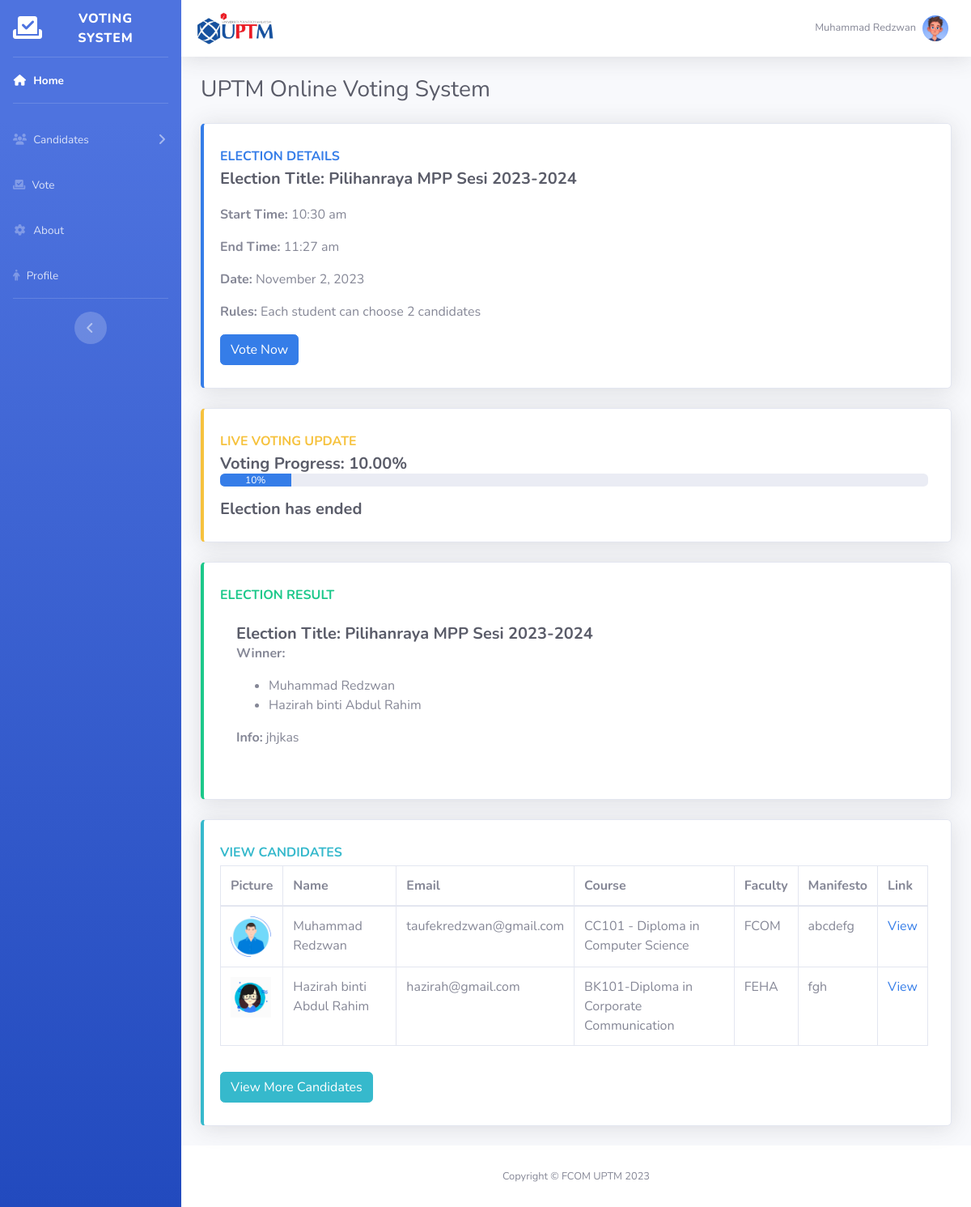
The app's page /index.php (signed in) with its own data.
### tables this page shows
CREATE TABLE `student` (
  `studentId` int(11) NOT NULL,
  `studentPic` varchar(255) NOT NULL,
  `studentName` varchar(80) NOT NULL,
  `email` varchar(100) NOT NULL,
  `password` varchar(255) NOT NULL,
  `contact` varchar(255) NOT NULL,
  `votingHistory` tinyint(4) NOT NULL DEFAULT 0,
  `course` varchar(255) NOT NULL,
  `faculty` varchar(255) NOT NULL,
  `apply` tinyint(1) NOT NULL DEFAULT 0
);

CREATE TABLE `election` (
  `electionId` int(11) NOT NULL,
  `electionTitle` varchar(255) NOT NULL,
  `voteNo` int(50) NOT NULL,
  `start` datetime NOT NULL,
  `end` datetime NOT NULL,
  `date` date NOT NULL,
  `rules` text NOT NULL
);

CREATE TABLE `announcement` (
  `annId` int(11) NOT NULL,
  `elecTitle` varchar(255) NOT NULL,
  `candName` text NOT NULL,
  `info` text NOT NULL
);

CREATE TABLE `candidate` (
  `candidateId` int(11) NOT NULL,
  `studentId` int(11) NOT NULL,
  `candNo` int(11) NOT NULL,
  `candidateName` varchar(80) NOT NULL,
  `candidatePic` varchar(255) NOT NULL,
  `faculty` varchar(255) NOT NULL,
  `courseName` varchar(255) NOT NULL,
  `email` varchar(255) NOT NULL,
  `manifesto` text NOT NULL,
  `links` varchar(255) NOT NULL,
  `contact` varchar(255) NOT NULL,
  `voteNum` int(255) NOT NULL,
  `poster` varchar(255) NOT NULL
);

### index.php (the view, shortened to what the rows shown need)
<?php
    include 'Database/connect.php';
    $sql = "SELECT * FROM student WHERE studentId = '".$_SESSION['student_id']."'";
    $result = $conn->query($sql);
    if ($result->num_rows > 0) {
        $student = $result->fetch_assoc();
        $imagePath = $student['studentPic'];
    } else {
        echo "No student found";
        exit();
    }
    $sql = "SELECT * FROM announcement ORDER BY annId DESC LIMIT 1";
    $result = $conn->query($sql);
    if ($result->num_rows > 0) {
        $announcement = $result->fetch_assoc();
        $electionTitle = $announcement['elecTitle'];
    }
    $sql = "SELECT candName FROM announcement";
    $result = $conn->query($sql);
    if ($result->num_rows > 0) {
        $allCandidateNames = [];
        while($row = $result->fetch_assoc()) {
            array_push($allCandidateNames, $row['candName']);
        }
    }
?>
<!DOCTYPE html>
<html lang="en">
<head>
    <link rel="stylesheet" href="https://cdnjs.cloudflare.com/ajax/libs/font-awesome/6.2.1/css/all.min.css">
    <link href="css/sb-admin-2.css" rel="stylesheet">
</head>
<body id="page-top">
    <div id="wrapper">
        <div id="content-wrapper" class="d-flex flex-column">
            <div id="content">
                <nav class="navbar navbar-expand navbar-light bg-white topbar mb-4 static-top shadow">
                    <ul class="navbar-nav ml-auto">
                        <li class="nav-item dropdown no-arrow">
                            <a class="nav-link dropdown-toggle" href="#" id="userDropdown" role="button"
                                data-toggle="dropdown" aria-haspopup="true" aria-expanded="false">
                                <span class="mr-2 d-none d-lg-inline text-gray-600 small"><?php echo $_SESSION['user_name']; ?></span>
                                <img src="<?php echo $imagePath; ?>" class="img-profile rounded-circle img-fluid" title="profile images"
                                style="max-width: 200px;" onerror="this.onerror=null; this.src='../img/no_profile.webp'">
                            </a>
                        </li>
                    </ul>
                </nav>
                <div class="container-fluid">
                    <div class="d-sm-flex align-items-center justify-content-between mb-4">
                        <h1 class="h3 mb-0 text-gray-800">UPTM Online Voting System</h1>
                    </div>
                    <div class="row">
                        <div class="col-xl-12 col-md-12 mb-4">
                            <div class="card border-left-primary shadow h-100 py-2">
                                <div class="card-body">
                                    <div class="row no-gutters align-items-center">
                                        <div class="col mr-2">
                                            <div class="text-md font-weight-bold text-primary text-uppercase mb-1">
                                                Election Details</div>
                                            <?php
                                            $sql = "SELECT * FROM election ORDER BY electionId DESC LIMIT 1";
                                            $result = $conn->query($sql);
                                            if ($result->num_rows > 0) {
                                                $row = $result->fetch_assoc();
                                                echo '<div class="h5 mb-0 font-weight-bold text-gray-800">Election Title: '.$row['electionTitle'].'</div>';
                                                echo '<p class="card-text"><strong>Start Time: </strong> '.date("g:i a", strtotime($row['start'])).'</p>';
                                                echo '<p class="card-text"><strong>End Time: </strong> '.date("g:i a", strtotime($row['end'])).'</p>';
                                                echo '<p class="card-text"><strong>Date: </strong> '.date("F j, Y", strtotime($row['date'])).'</p>';
                                                echo '<p class="card-text"><strong>Rules: </strong> '.$row['rules'].'</p>';
                                            } else {
                                                echo '<div class="h5 mb-0 font-weight-bold text-gray-800">No information available</div>';
                                            }
                                            ?>
                                            <a href="vote.php" class="btn btn-primary">Vote Now</a>
                                        </div>
                                    </div>
                                </div>
                            </div>
                        </div>
                        <div class="col-xl-12 col-md-12 mb-4">
                            <div class="card border-left-success shadow h-100 py-2">
                                <div class="card-body">
                                    <div class="row no-gutters align-items-center">
                                        <div class="col mr-2">
                                                <div class="card-body">
                                                    <?php if (isset($announcement)): ?>
                                                        <div class="h5 mb-0 font-weight-bold text-gray-800">Election Title: <?php echo $electionTitle; ?></div>
                                                        <p><b>Winner:</b></p>
                                                        <ul>
                                                        <?php foreach($allCandidateNames as $candidateName): ?>
                                                            <li><?php echo $candidateName; ?></li>
                                                        <?php endforeach; ?>
                                                        </ul>
                                                        <p><b>Info:</b>  <?php echo $announcement['info']; ?></p>
                                                    <?php else: ?>
                                                        <p>No winner announcement data available.</p>
                                                    <?php endif; ?>
                                            </div>
                                        </div>
                                    </div>
                                </div>
                            </div>
                        </div>
                        <div class="col-xl-12 col-md-6 mb-4">
                            <div class="card border-left-info shadow h-100 py-2">
                                <div class="card-body">
                                    <div class="row no-gutters align-items-center">
                                        <div class="col mr-2">
                                            <div class="table-responsive">
                                                <table class="table table-bordered" id="dataTable" width="100%" cellspacing="0">
                                                    <thead>
                                                        <tr>
                                                            <th>Picture</th>
                                                            <th>Name</th>
                                                            <th>Email</th>
                                                            <th>Course</th>
                                                            <th>Faculty</th>
                                                            <th>Manifesto</th>
                                                            <th>Link</th>
                                                        </tr>
                                                    </thead>
                                                    <tbody>
                                                        <?php
                                                        $sql = "SELECT * FROM candidate LIMIT 2";
                                                        $result = $conn->query($sql);
                                                        while($row = $result->fetch_assoc()) {
                                                            echo "<tr>";
                                                            echo "<td><img src='".$row['candidatePic']."' width='50' height='50'></td>";
                                                            echo "<td>".$row['candidateName']."</td>";
                                                            echo "<td>".$row['email']."</td>";
                                                            echo "<td>".$row['courseName']."</td>";
                                                            echo "<td>".$row['faculty']."</td>";
                                                            echo "<td>".$row['manifesto']."</td>";
                                                            echo "<td><a href='".$row['links']."' target='_blank'>View</a></td>";
                                                            echo "</tr>";
                                                        }
                                                        ?>
                                                    </tbody>
                                                </table>
                                            </div>
                                        </div>
                                    </div>
                                </div>
                            </div>
                        </div>
                    </div>
                </div>
            </div>
        </div>
    </div>
</body>
</html>

### records on screen
student: studentPic (picture)
election: electionTitle "Pilihanraya MPP Sesi 2023-2024", start "10:30 am", end "11:27 am", date "November 2, 2023", rules "Each student can choose 2 candidates"
announcement: elecTitle "Pilihanraya MPP Sesi 2023-2024", info "jhjkas"
candidate: candidatePic (picture), candidateName "Muhammad Redzwan", email "taufekredzwan@gmail.com", courseName "CC101 - Diploma in Computer Science", faculty "FCOM", manifesto "abcdefg"
candidate: candidatePic (picture), candidateName "Hazirah binti Abdul Rahim", email "hazirah@gmail.com", courseName "BK101-Diploma in Corporate Communication", faculty "FEHA", manifesto "fgh"

### other values on screen
$_SESSION['user_name'] "Muhammad Redzwan"
$votingPercentage "10.00"
$votingPercentage "10"
$candidateName "Muhammad Redzwan"
$candidateName "Hazirah binti Abdul Rahim"
